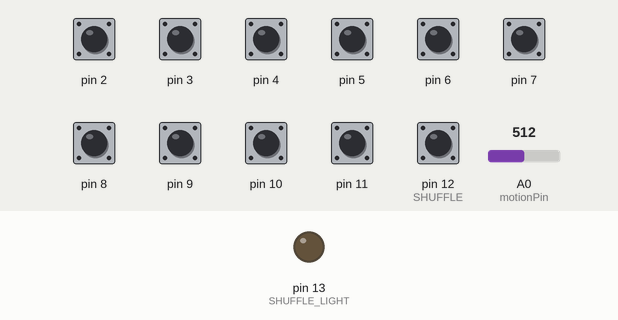
Bench run of a sketch on a simulated Arduino Uno, built with avr-gcc and run on an emulated ATmega328P. Shown: output pins drawn as LEDs (lit = HIGH). The test bench sets the inputs (shaded band); at power-on: pin 2–11, pin 12 (SHUFFLE) HIGH, A0 (motionPin) = 512. What the sketch prints to the serial monitor is not drawn.

Above: at 1.2 s.
1.3 s: pin 12 (SHUFFLE) pulled LOW for 0.15 s
At 1.37 s:
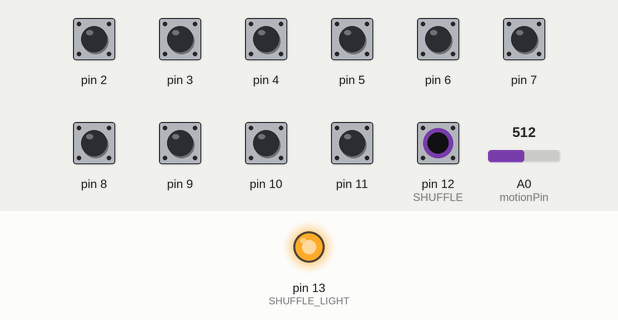
2.9 s: pin 2 pulled LOW for 0.15 s
4.5 s: pin 3 pulled LOW for 0.15 s
6.1 s: pin 4 pulled LOW for 0.15 s
7.7 s: pin 5 pulled LOW for 0.15 s
9.3 s: pin 6 pulled LOW for 0.15 s
Timing chart, 0 to 11.9 s (numbered marks = the images above; inputs shaded):
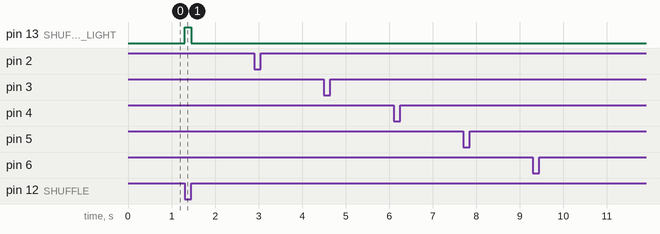

The sketch:

TravelBoard.ino
```cpp
bool buttonState[10];
unsigned long buttonCounter[10];
int motion;
#define motionPin 0
int time, lastTime;
#define SHUFFLE 12
#define SHUFFLE_LIGHT 13
bool p_shuffle;

void setup() {
  Serial.begin(9600);

  for(int i = 2; i<12;i++){
     pinMode(i, INPUT_PULLUP);
  }
  pinMode(SHUFFLE, INPUT_PULLUP);

}
char buttons[10] = {'a','b','c','d','e','f','g','h','i','j'};
void loop() {
  for(int i = 2; i < 12; i++){
    // button pins are connected from 2-11
    int buttonID = 9 - (i - 2);
    bool r = digitalRead(i);

    if(!r && !buttonState[buttonID] && millis() - buttonCounter[buttonID] > 1000) {
      buttonState[buttonID] = true;
      Serial.println(buttons[buttonID]);
      buttonCounter[buttonID] = millis();
    }
    else if(r){
      buttonState[buttonID] = false;
    }
  }
  bool r = digitalRead(SHUFFLE);
  analogWrite(SHUFFLE_LIGHT, !r*255);
  if(!r && !p_shuffle) {
    p_shuffle = true;
    Serial.write('k');
  }
  else if(r){
    p_shuffle = false;
  }

 int m = analogRead(motionPin);
 if(abs(motion - m) > 100){
   motion = m;
   //Serial.println(motion);
   Serial.write('l');
 }
char sRead = Serial.read();
  if(sRead == 'q') { //echo !!
    Serial.write('w');
  }
}
```

Measured:
- after the input at 1.3 s, pin 13 (SHUFFLE_LIGHT): LOW → HIGH at once, → LOW 0.15 s later
- after the input at 2.9 s, every drawn part: stays the same
- after the input at 4.5 s, every drawn part: stays the same
- after the input at 6.1 s, every drawn part: stays the same
- after the input at 7.7 s, every drawn part: stays the same
- after the input at 9.3 s, every drawn part: stays the same
